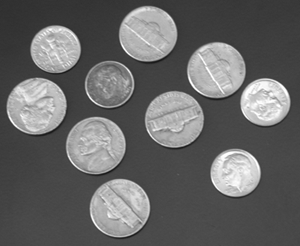
#> input picture Files/moedas.jpg, 300 x 246 px
$ python Exercicio7OperacoesMorfologicas.py
#> lines starting #> are read from the running program, lines starting #| are printed output that depends on the picture; after the words box and inside, x2 and y2 are one past the last pixel; in counts of white or black regions, pixels touching at a corner belong together
import os
import cv2
import numpy as np

folder = "Files"
file = "moedas.jpg"

image = cv2.imread(os.path.join(folder, file))
#> image is the input picture: shape (246, 300, 3); min 23, max 255, mean 103
cv2.imshow("image", image)

image_gray = cv2.cvtColor(image, cv2.COLOR_BGR2GRAY)
image_gray = image_gray / 255.0

cv2.imshow("image_gray", image_gray)

kernel = np.ones((3, 3), np.uint8)

def on_trackbar_change(value):
#> called with value = 50
    threshold = value / 100.0
    ret, image_thresholded = cv2.threshold(image_gray,
                                           threshold,
                                           255,
                                           cv2.THRESH_BINARY)
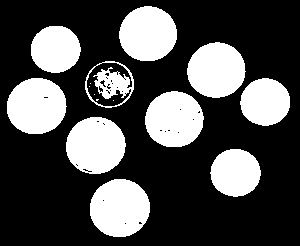
#> image_thresholded: shape (246, 300) float64; 30.1% white; 15 white regions (5 under 20 px), largest, box (x1, y1, x2, y2) and area: (90, 179, 150, 237) 2744, (66, 117, 126, 174) 2663, (7, 78, 67, 134) 2645
#> ret = 0.5
    cv2.imshow("image_thresholded", image_thresholded)

    image_erode = cv2.erode(image_thresholded, kernel, iterations=1)
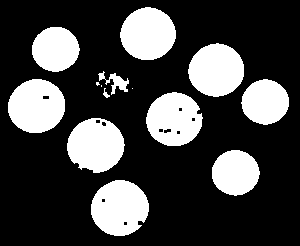
#> image_erode: shape (246, 300) float64; 26.4% white; 14 white regions (3 under 20 px), largest, box (x1, y1, x2, y2) and area: (91, 180, 149, 236) 2483, (8, 79, 65, 133) 2404, (67, 118, 125, 173) 2379
    cv2.imshow("image_erode", image_erode)

    image_dilate = cv2.dilate(image_thresholded, kernel, iterations=1)
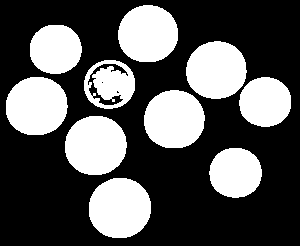
#> image_dilate: shape (246, 300) float64; 33.8% white; 10 white regions, largest, box (x1, y1, x2, y2) and area: (89, 178, 151, 238) 2991, (65, 116, 127, 175) 2917, (6, 77, 68, 135) 2885
    cv2.imshow("image_dilate", image_dilate)

    image_erode2 = cv2.morphologyEx(image_thresholded,
                                    cv2.MORPH_ERODE,
                                    kernel)
    cv2.imshow("image_erode2", image_erode2)

    image_dilate2 = cv2.morphologyEx(image_thresholded,
                                     cv2.MORPH_DILATE,
                                     kernel)
    cv2.imshow("image_dilate2", image_dilate2)

    image_open = cv2.dilate(cv2.erode(image_thresholded,
                                      kernel,
                                      iterations=1),
                           kernel,
                           iterations=1)
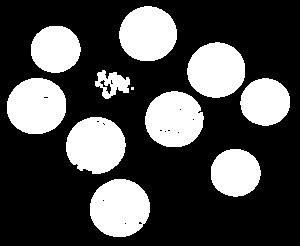
#> image_open: shape (246, 300) float64; 29.6% white; 11 white regions (1 under 20 px), largest, box (x1, y1, x2, y2) and area: (90, 179, 150, 237) 2743, (7, 78, 66, 134) 2644, (66, 117, 126, 174) 2639
    cv2.imshow("image_open", image_open)

    image_close = cv2.erode(cv2.dilate(image_thresholded,
                                       kernel,
                                       iterations=1),
                             kernel,
                             iterations=1)
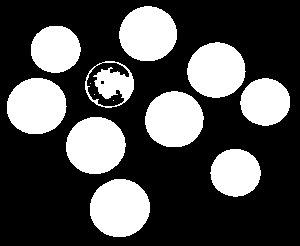
#> image_close: shape (246, 300) float64; 30.4% white; 13 white regions (3 under 20 px), largest, box (x1, y1, x2, y2) and area: (90, 179, 150, 237) 2751, (66, 117, 126, 174) 2679, (7, 78, 67, 134) 2649
    cv2.imshow("image_close", image_close)

    image_open2 = cv2.morphologyEx(image_thresholded,
                                   cv2.MORPH_OPEN,
                                   kernel)
    cv2.imshow("image_open2", image_open2)

    image_close2 = cv2.morphologyEx(image_thresholded,
                                    cv2.MORPH_CLOSE,
                                    kernel)
    cv2.imshow("image_close2", image_close2)


cv2.namedWindow("image_thresholded")
cv2.createTrackbar("Threshold",
                   "image_thresholded",
                   50,
                   100,
                   on_trackbar_change)
cv2.waitKey(0)
cv2.destroyAllWindows()

$ run again, with Files/PET-Body-02.jpg copied over Files/moedas.jpg
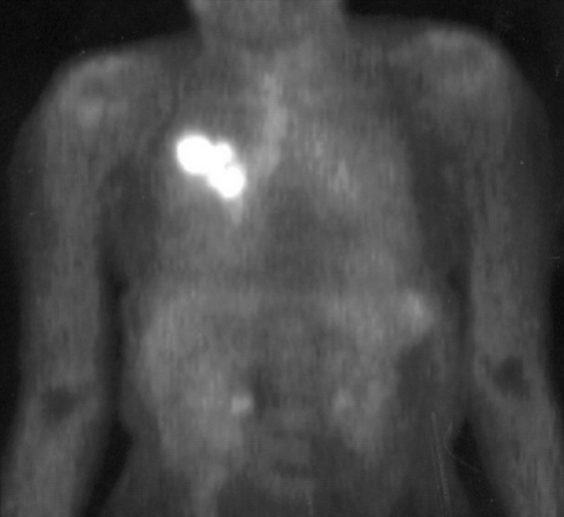
#> input picture Files/PET-Body-02.jpg, 564 x 517 px
#> image is the input picture: shape (517, 564, 3); min 6, max 255, mean 73
#> in on_trackbar_change, `ret, image_thresholded = cv2.threshold(image_gray, threshold, 255, cv2..`:
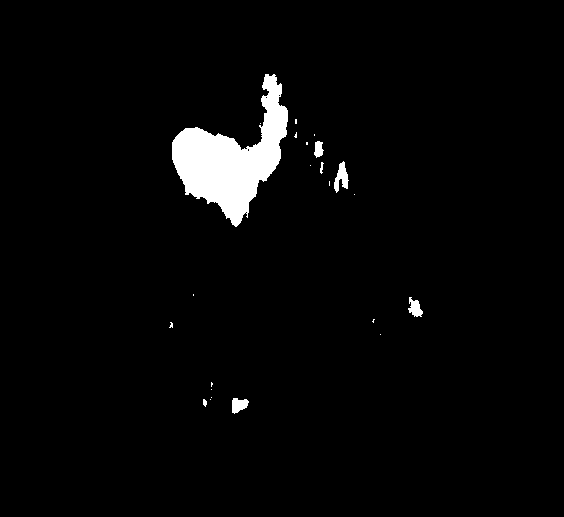
#> image_thresholded: shape (517, 564) float64; 2.9% white; 23 white regions (16 under 20 px), largest, box (x1, y1, x2, y2) and area: (172, 74, 288, 227) 7668, (334, 161, 349, 193) 253, (232, 398, 249, 414) 187
#> ret = 0.5
#> image_erode: shape (517, 564) float64; 2.5% white; 7 white regions (2 under 20 px), largest, box (x1, y1, x2, y2) and area: (173, 75, 287, 225) 6970, (335, 163, 347, 190) 144, (233, 399, 247, 412) 124, (410, 301, 422, 315) 96, (315, 142, 322, 156) 68
#> image_dilate: shape (517, 564) float64; 3.4% white; 20 white regions (6 under 20 px), largest, box (x1, y1, x2, y2) and area: (171, 73, 289, 228) 8374, (333, 160, 350, 194) 372, (407, 296, 424, 318) 267
#> in on_trackbar_change, `image_open = cv2.dilate(cv2.erode(image_thresholded, kernel, iteration..`:
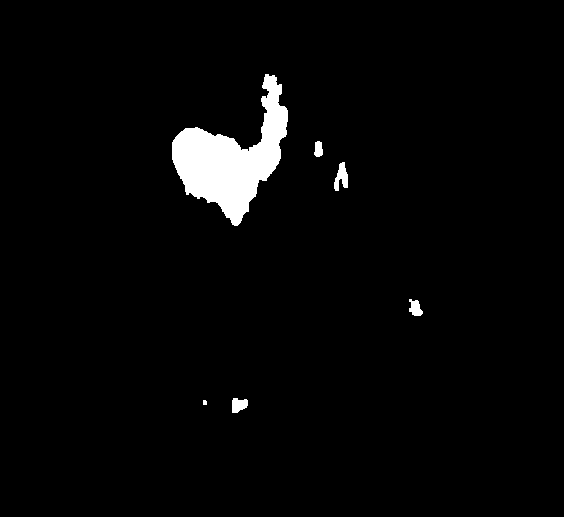
#> image_open: shape (517, 564) float64; 2.9% white; 6 white regions (1 under 20 px), largest, box (x1, y1, x2, y2) and area: (172, 74, 288, 226) 7620, (334, 162, 348, 191) 244, (232, 398, 248, 413) 184, (409, 299, 423, 316) 160, (314, 141, 323, 157) 114
#> image_close: shape (517, 564) float64; 2.9% white; 21 white regions (14 under 20 px), largest, box (x1, y1, x2, y2) and area: (172, 74, 288, 227) 7712, (334, 161, 349, 193) 256, (408, 297, 423, 317) 191
